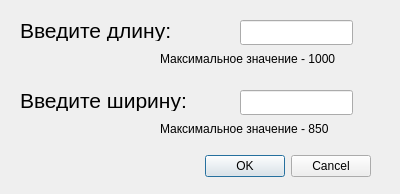
<?xml version="1.0" encoding="UTF-8"?>
<ui version="4.0">
 <class>RectangleDialog</class>
 <widget class="QDialog" name="RectangleDialog">
  <property name="geometry">
   <rect>
    <x>0</x>
    <y>0</y>
    <width>400</width>
    <height>194</height>
   </rect>
  </property>
  <property name="windowTitle">
   <string>Прямоугольник</string>
  </property>
  <widget class="QDialogButtonBox" name="buttonBox">
   <property name="geometry">
    <rect>
     <x>30</x>
     <y>150</y>
     <width>341</width>
     <height>32</height>
    </rect>
   </property>
   <property name="orientation">
    <enum>Qt::Horizontal</enum>
   </property>
   <property name="standardButtons">
    <set>QDialogButtonBox::Cancel|QDialogButtonBox::Ok</set>
   </property>
  </widget>
  <widget class="QLabel" name="label">
   <property name="geometry">
    <rect>
     <x>20</x>
     <y>20</y>
     <width>181</width>
     <height>21</height>
    </rect>
   </property>
   <property name="font">
    <font>
     <pointsize>16</pointsize>
    </font>
   </property>
   <property name="text">
    <string>Введите длину: </string>
   </property>
  </widget>
  <widget class="QLabel" name="label_2">
   <property name="geometry">
    <rect>
     <x>20</x>
     <y>90</y>
     <width>181</width>
     <height>21</height>
    </rect>
   </property>
   <property name="font">
    <font>
     <pointsize>16</pointsize>
    </font>
   </property>
   <property name="text">
    <string>Введите ширину: </string>
   </property>
  </widget>
  <widget class="QLineEdit" name="lineEdit">
   <property name="geometry">
    <rect>
     <x>240</x>
     <y>20</y>
     <width>113</width>
     <height>25</height>
    </rect>
   </property>
  </widget>
  <widget class="QLineEdit" name="lineEdit_2">
   <property name="geometry">
    <rect>
     <x>240</x>
     <y>90</y>
     <width>113</width>
     <height>25</height>
    </rect>
   </property>
  </widget>
  <widget class="QLabel" name="label_3">
   <property name="geometry">
    <rect>
     <x>160</x>
     <y>50</y>
     <width>231</width>
     <height>17</height>
    </rect>
   </property>
   <property name="text">
    <string>Максимальное значение - 1000</string>
   </property>
  </widget>
  <widget class="QLabel" name="label_4">
   <property name="geometry">
    <rect>
     <x>160</x>
     <y>120</y>
     <width>231</width>
     <height>17</height>
    </rect>
   </property>
   <property name="text">
    <string>Максимальное значение - 850</string>
   </property>
  </widget>
 </widget>
 <resources/>
 <connections>
  <connection>
   <sender>buttonBox</sender>
   <signal>accepted()</signal>
   <receiver>RectangleDialog</receiver>
   <slot>accept()</slot>
   <hints>
    <hint type="sourcelabel">
     <x>248</x>
     <y>254</y>
    </hint>
    <hint type="destinationlabel">
     <x>157</x>
     <y>274</y>
    </hint>
   </hints>
  </connection>
  <connection>
   <sender>buttonBox</sender>
   <signal>rejected()</signal>
   <receiver>RectangleDialog</receiver>
   <slot>reject()</slot>
   <hints>
    <hint type="sourcelabel">
     <x>316</x>
     <y>260</y>
    </hint>
    <hint type="destinationlabel">
     <x>286</x>
     <y>274</y>
    </hint>
   </hints>
  </connection>
 </connections>
</ui>
